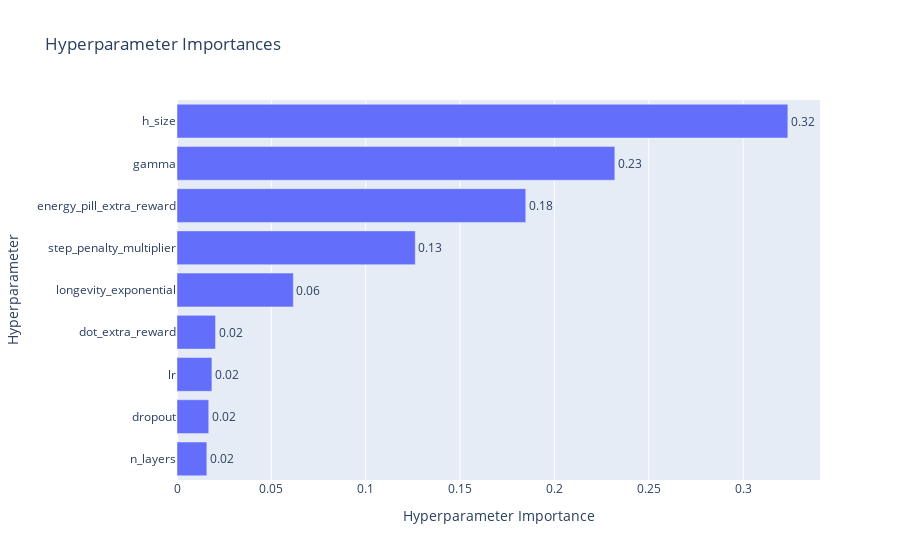

Write notebook code for a chart like this one.
### Code cell
# Importance evaluation for each hyperparameter from Optuna study
optuna.visualization.plot_param_importances(study)

# print("Importances:")
# for key, value in optuna.importance.get_param_importances(study).items():
#   print(key, ":", value)

### Figure 1 — Plotly figure (JSON) as saved in the notebook; plotly's stock layout.template omitted (floating-point values rounded to 4 significant figures)
{"data": [{"cliponaxis": false, "hovertemplate": ["n_layers (IntDistribution): 0.01581106026379176<extra></extra>", "dropout (FloatDistribution): 0.016819290599432553<extra></extra>", "lr (FloatDistribution): 0.018499083376366143<extra></extra>", "dot_extra_reward (IntDistribution): 0.020412487036524974<extra></extra>", "longevity_exponential (FloatDistribution): 0.06165186832101363<extra></extra>", "step_penalty_multiplier (FloatDistribution): 0.1262668992888672<extra></extra>", "energy_pill_extra_reward (IntDistribution): 0.184815517529493<extra></extra>", "gamma (FloatDistribution): 0.23201332767374666<extra></extra>", "h_size (IntDistribution): 0.3237104659107641<extra></extra>"], "name": "Objective Value", "orientation": "h", "text": ["0.02", "0.02", "0.02", "0.02", "0.06", "0.13", "0.18", "0.23", "0.32"], "textposition": "outside", "type": "bar", "x": [0.01581, 0.01682, 0.0185, 0.02041, 0.06165, 0.1263, 0.1848, 0.232, 0.3237], "y": ["n_layers", "dropout", "lr", "dot_extra_reward", "longevity_exponential", "step_penalty_multiplier", "energy_pill_extra_reward", "gamma", "h_size"]}], "layout": {"title": {"text": "Hyperparameter Importances"}, "xaxis": {"title": {"text": "Hyperparameter Importance"}}, "yaxis": {"title": {"text": "Hyperparameter"}}}}
